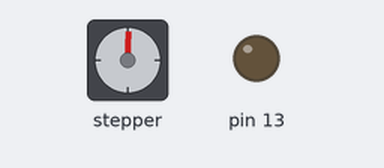
This sketch was run on a simulated Arduino Uno, built with avr-gcc and run on an emulated ATmega328P. Shown: stepper motor, output pins drawn as LEDs (lit = HIGH). Stepper angles assume 200 steps per turn.

Above: at 0.05 s.
At 2.0 s:
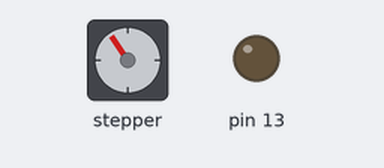
At 3.45 s:
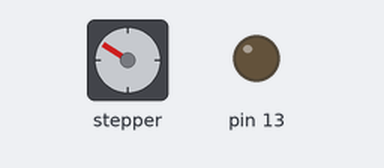
At 4.9 s:
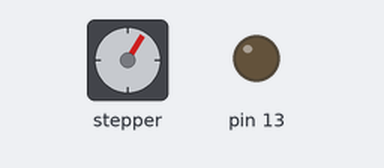
Timing chart, 0 to 7.9 s (numbered marks = the images above):
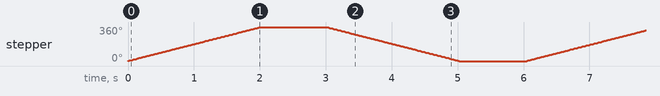

Measured:
- by itself, stepper: turns 360° clockwise in 2.0 s, then 360° counter-clockwise in 2.0 s, repeating every 6.0 s

The sketch:

Nema-17-Test.ino
```cpp
//----LIBRARIES----
#include <Arduino.h>
#include "A4988.h"

//----CONFIG----
#define MOTOR_STEPS 200
#define DIR 8
#define STEP 7

#define SEN1 2

A4988 stepper(MOTOR_STEPS, DIR, STEP);

void setup()
{
  //pins
  pinMode(SEN1, INPUT);
  pinMode(13, OUTPUT);

  //init serial
  Serial.begin(9600);

  //init motor
  //30RPM, Microstepping 1 (full step mode)
  stepper.begin(30, 1);

  //init position
  digitalWrite(13, HIGH);
//  int sen1 = 0;
//  while(sen1 == LOW)
//  {
//    sen1 = digitalRead(SEN1);
//
//    stepper.rotate(1.8);
//    delay(25);
//  }
  digitalWrite(13, LOW);
}

void loop()
{
  stepper.rotate(360);

  delay(1000);

  stepper.rotate(-360);

  delay(1000);
}
```
